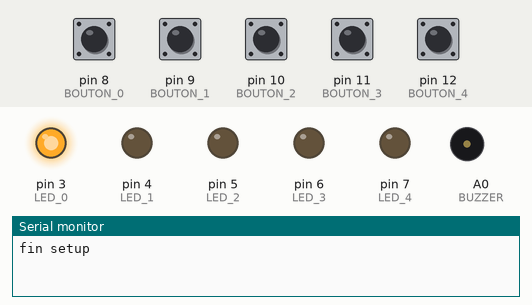
Recording of a sketch running on a simulated Arduino Uno, built with avr-gcc and run on an emulated ATmega328P. On the bench: output pins drawn as LEDs (lit = HIGH), buzzer (waves = sounding), the last lines printed to the serial monitor. The test bench sets the inputs (shaded band); at power-on: pin 8 (BOUTON_0), pin 9 (BOUTON_1), pin 10 (BOUTON_2), pin 11 (BOUTON_3), pin 12 (BOUTON_4) HIGH.

Above: at 1.2 s.
1.3 s: pin 8 (BOUTON_0) pulled LOW for 0.15 s
At 2.8 s:
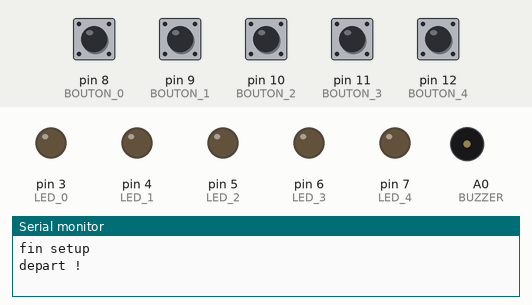
3.2 s: pin 9 (BOUTON_1) pulled LOW for 0.15 s
At 4.1 s:
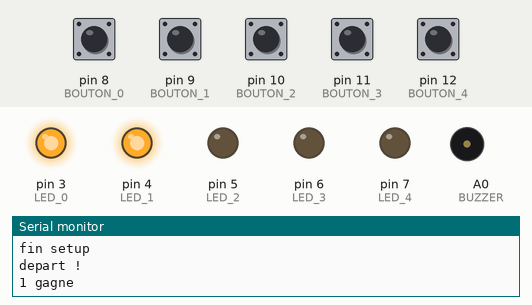
4.9 s: pin 8 (BOUTON_0) pulled LOW for 1 s
At 5.1 s:
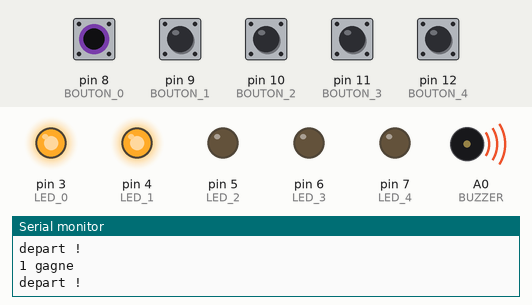
7.4 s: pin 10 (BOUTON_2) pulled LOW for 0.15 s
At 8.5 s:
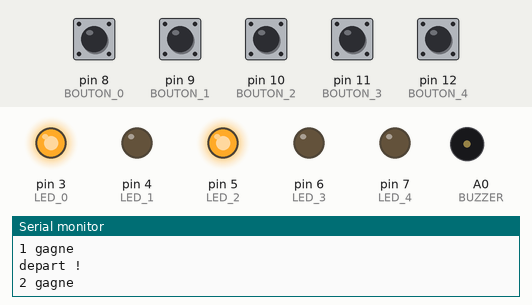
9.1 s: pin 8 (BOUTON_0) pulled LOW for 0.15 s
At 9.3 s:
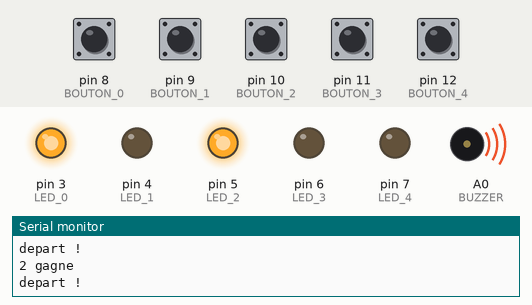
11.0 s: pin 11 (BOUTON_3) pulled LOW for 0.15 s
At 12.4 s:
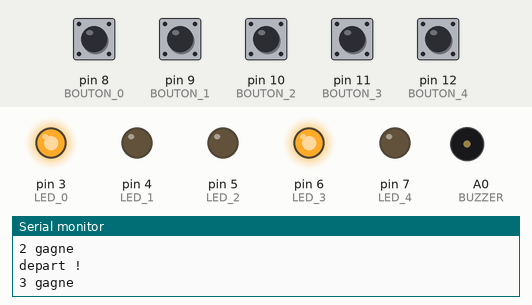
Timing chart, 0 to 13.7 s (numbered marks = the images above; inputs shaded):
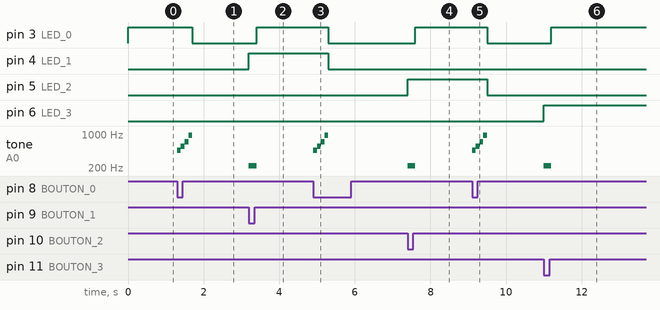

The sketch:

simple_quizz.ino
```cpp
#define BOUTON_0 8
#define BOUTON_1 9
#define BOUTON_2 10
#define BOUTON_3 11
#define BOUTON_4 12

#define LED_0 3
#define LED_1 4
#define LED_2 5
#define LED_3 6
#define LED_4 7

#define BUZZER A0

// Si b , Ré b , Fa , Si b
#define NOTE_1 466
#define NOTE_2 554
#define NOTE_3 697
#define NOTE_4 932
#define NOTE_BUZZ 220

void setup() {
    Serial.begin(115200);
    pinMode(BOUTON_0, INPUT_PULLUP);
    pinMode(BOUTON_1, INPUT_PULLUP);
    pinMode(BOUTON_2, INPUT_PULLUP);
    pinMode(BOUTON_3, INPUT_PULLUP);
    pinMode(BOUTON_4, INPUT_PULLUP);

    pinMode(LED_0, OUTPUT);
    pinMode(LED_1, OUTPUT);
    pinMode(LED_2, OUTPUT);
    pinMode(LED_3, OUTPUT);
    pinMode(LED_4, OUTPUT);

    // tout éteindre
    digitalWrite(LED_0, LOW);
    digitalWrite(LED_1, LOW);
    digitalWrite(LED_2, LOW);
    digitalWrite(LED_3, LOW);
    digitalWrite(LED_4, LOW);

    pinMode(BUZZER, OUTPUT);

    Serial.println("fin setup");
}

void buzz() {
	tone(BUZZER, NOTE_BUZZ);
	delay(200);
	noTone(BUZZER);
}

void jingle() {
	tone(BUZZER, NOTE_1);
	delay(100);
	tone(BUZZER, NOTE_2);
	delay(100);
	tone(BUZZER, NOTE_3);
	delay(100);
	tone(BUZZER, NOTE_4);
	delay(100);
	noTone(BUZZER);
}

void attendreDepart() {
    while(digitalRead(BOUTON_0) == HIGH) {
    }
    Serial.println("depart !");
}

void attendreGagnant() {
    while(true) {
        if (digitalRead(BOUTON_1) == LOW) {
            digitalWrite(LED_1, HIGH);
            Serial.println("1 gagne");
            return;
        } else if (digitalRead(BOUTON_2) == LOW) {
            digitalWrite(LED_2, HIGH);
            Serial.println("2 gagne");
            return;
        } else if (digitalRead(BOUTON_3) == LOW) {
            digitalWrite(LED_3, HIGH);
            Serial.println("3 gagne");
            return;
        } else if (digitalRead(BOUTON_4) == LOW) {
            digitalWrite(LED_4, HIGH);
            Serial.println("4 gagne");
            return;
        }
    }
}

void loop() {
    // allumer 0
    digitalWrite(LED_0, HIGH);

    // attendre le lancement de partie
    attendreDepart();
    jingle();

    // tout éteindre
    digitalWrite(LED_0, LOW);
    digitalWrite(LED_1, LOW);
    digitalWrite(LED_2, LOW);
    digitalWrite(LED_3, LOW);
    digitalWrite(LED_4, LOW);

    // attendre un gagnant
    attendreGagnant();
    buzz();
}
```

Measured:
- after the input at 1.3 s, pin 3 (LED_0): HIGH → LOW after 0.40 s; tone on A0 (BUZZER): plays 466 Hz for 0.10 s, 554 Hz for 0.10 s, 697 Hz for 0.10 s, 932 Hz for 0.10 s, starting at once
- after the input at 3.2 s, pin 3 (LED_0): LOW → HIGH after 0.20 s; pin 4 (LED_1): LOW → HIGH at once; tone on A0 (BUZZER): silent → 220 Hz at once, → silent 0.20 s later
- after the input at 4.9 s, pin 3 (LED_0), pin 4 (LED_1): HIGH → LOW after 0.40 s; tone on A0 (BUZZER): plays 466 Hz for 0.10 s, 554 Hz for 0.10 s, 697 Hz for 0.10 s, 932 Hz for 0.10 s, starting at once
- after the input at 7.4 s, pin 3 (LED_0): LOW → HIGH after 0.20 s; pin 5 (LED_2): LOW → HIGH at once; tone on A0 (BUZZER): silent → 220 Hz at once, → silent 0.20 s later
- after the input at 9.1 s, pin 3 (LED_0), pin 5 (LED_2): HIGH → LOW after 0.40 s; tone on A0 (BUZZER): plays 466 Hz for 0.10 s, 554 Hz for 0.10 s, 697 Hz for 0.10 s, 932 Hz for 0.10 s, starting at once
- after the input at 11.0 s, pin 3 (LED_0): LOW → HIGH after 0.20 s; pin 6 (LED_3): LOW → HIGH at once; tone on A0 (BUZZER): silent → 220 Hz at once, → silent 0.20 s later
